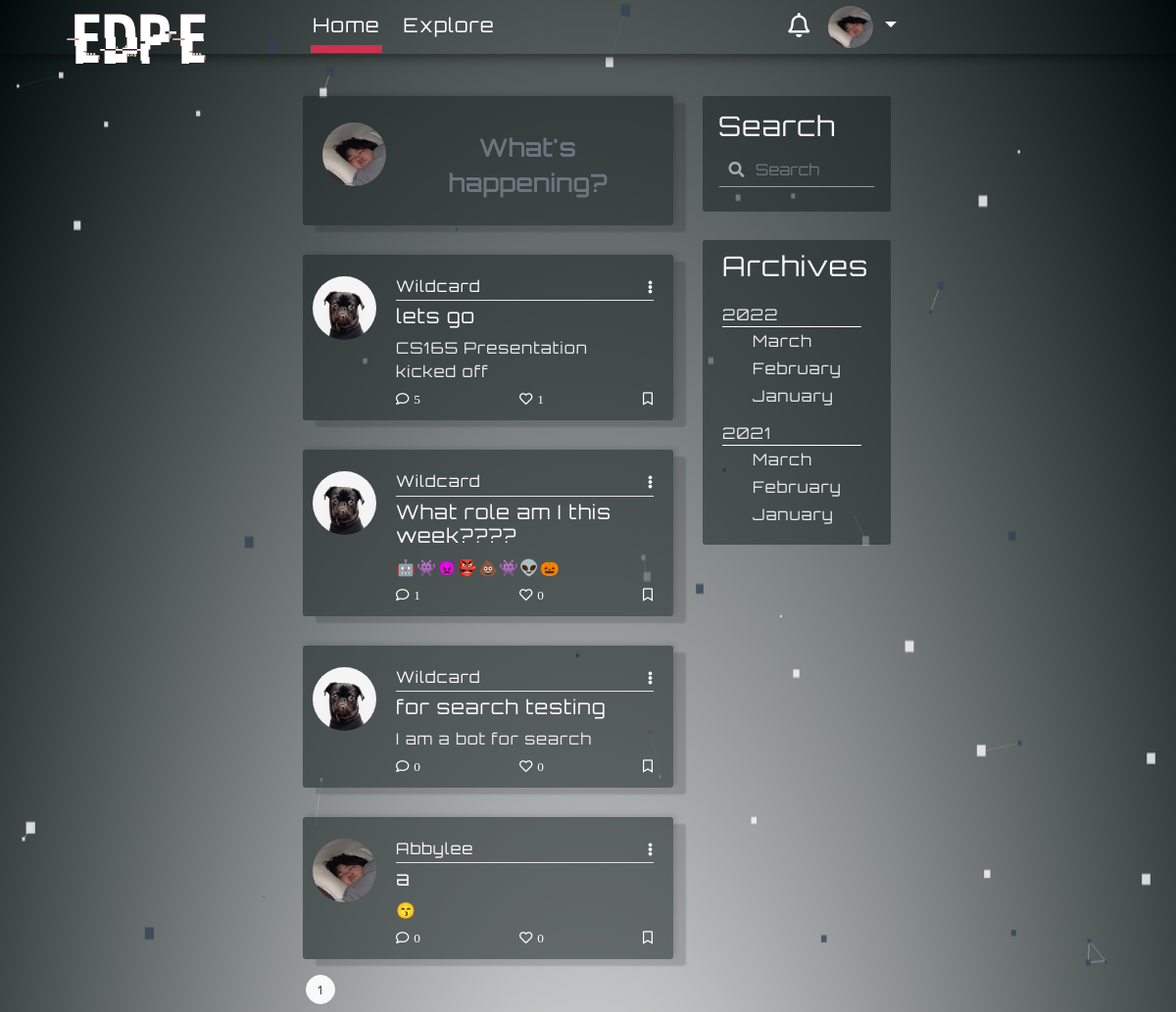
Page /home (signed in) on the committed database.
### myBlogApp/models.py (models this page shows, shortened)
class User(UserMixin, db.Model):
    id = db.Column(db.Integer, primary_key=True)
    username = db.Column(db.String(64), index=True, unique=True)
    email = db.Column(db.String(120), index=True, unique=True)
    image_file = db.Column(db.String(200), default='default.png')
    password_hash = db.Column(db.String(128))
    about_me = db.Column(db.String(140))
    last_seen = db.Column(db.DateTime, default=datetime.utcnow())
    posts = db.relationship('Post', backref='author', foreign_keys='Post.user_id', lazy=True)
    comments = db.relationship('Comment', backref='c_author', foreign_keys='Comment.author_id', lazy='dynamic')
    followed = db.relationship(
        'User', secondary=followers,
        primaryjoin=(followers.c.follower_id == id),
        secondaryjoin=(followers.c.followed_id == id),
        backref=db.backref('followers', lazy='dynamic'), lazy='dynamic')
    liked = db.relationship('Like_Post', foreign_keys='Like_Post.liked_user_id', backref='liked_author', lazy='dynamic')
    message_sent = db.relationship('Message', foreign_keys='Message.sender_id', backref='author', lazy='dynamic')
    message_received = db.relationship('Message', foreign_keys='Message.recipient_id', backref='recipient', lazy='dynamic')
    last_message_read_time = db.Column(db.DateTime)
    notifications = db.relationship('Notification', foreign_keys='Notification.notification_user_id',
                                    backref='notification_user', lazy='dynamic')
    def new_messages(self):
        last_read_time = self.last_message_read_time or datetime(1900, 1, 1)
        return Message.query.filter_by(recipient=self).filter(Message.timestamp > last_read_time).count()
    def has_liked_post(self, post):
        return Like_Post.query.filter(
            Like_Post.liked_user_id == self.id,
            Like_Post.liked_post_id == post.id).count() > 0
    def followed_posts(self):
        followed = Post.query.join(
            followers, (followers.c.followed_id == Post.user_id)).filter(
                followers.c.follower_id == self.id)
        own = Post.query.filter_by(user_id=self.id)
        return followed.union(own).order_by(Post.timestamp.desc())

class SearchableMixin(object):
    @classmethod
    def before_commit(cls, session):
        session._changes = {
            'add': list(session.new),
            'update': list(session.dirty),
            'delete': list(session.deleted)
        }
    @classmethod
    def after_commit(cls, session):
        for obj in session._changes['add']:
            if isinstance(obj, SearchableMixin):
                add_to_index(obj.__tablename__, obj)
        for obj in session._changes['update']:
            if isinstance(obj, SearchableMixin):
                add_to_index(obj.__tablename__, obj)
        for obj in session._changes['delete']:
            if isinstance(obj, SearchableMixin):
                remove_from_index(obj.__tablename__, obj)
        session._changes = None

class Post(SearchableMixin, db.Model):
    __searchable__ = ['body']
    id = db.Column(db.Integer, primary_key=True)
    title = db.Column(db.String(100))
    body = db.Column(db.String(140))
    post_picture = db.Column(db.String(200))
    timestamp = db.Column(db.DateTime, index=True, default=datetime.utcnow)
    user_id = db.Column(db.Integer, db.ForeignKey('user.id'))
    comment = db.relationship('Comment', backref='post', foreign_keys='Comment.post_id', lazy='dynamic')
    comment_num = db.Column(db.Integer, default=0)
    likes = db.relationship('Like_Post', backref='l_post', lazy='dynamic')

### myBlogApp/routes.py (the view)
@app.route('/home')
@login_required
def home():
    page = request.args.get('page', 1, type=int)
    posts = current_user.followed_posts().paginate(page=page, per_page=5)
    return render_template('home.html', title='Home', posts=posts)

### myBlogApp/form.py
class SearchForm(FlaskForm):
    q = StringField('Search', validators=[DataRequired()])
    def __init__(self, *args, **kwargs):
        if 'formdata' not in kwargs:
            kwargs['formdata'] = request.args
        if 'csrf_enabled' not in kwargs:
            kwargs['csrf_enabled'] = False
        super(SearchForm, self).__init__(*args, **kwargs)

### myBlogApp/models.py (called while the page is built)
@login.user_loader
def load_user(id):
    return User.query.get(int(id))

### myBlogApp/routes.py (called while the page is built)
@app.before_request
def before_request():
    if current_user.is_authenticated:
        current_user.last_seen = datetime.utcnow()
        db.session.commit()
        g.search_form = SearchForm()

### myBlogApp/templates/home.html (shortened to what this page needs)
{% extends 'base.html' %}
{% block content %}
    <article class="media content-section media content-section-margin-control">
        <div class="media">
            <img class="rounded-circle article-img" src="{{ url_for('static', filename = 'profile/' + current_user.image_file) }}">
          <div class="media-body media-body-margin-control" style="text-align:center">
              <a class="wocao new-post-link-anchor " data-toggle="modal" data-target="#newPostModal" href="{{ url_for('new_post')}}">What's happening?</a>
          </div>
        </div>
    </article>
    {% for post in posts.items %}
    <article class="media content-section border-width-control index-check home-index-check art-link" >
        <a class="mr-1"  href="{{ url_for('user_posts', username=post.author.username) }}">
            <img class="rounded-circle article-img" src="{{ url_for('static', filename = 'profile/' + post.author.image_file) }}">
        </a>
        <div class="media-body">
            <div class="article-metadata space-control">
                <a class="mr-2" style="font-weight: 500;" href="{{ url_for('user_posts', username=post.author.username) }}">{{ post.author.username }}</a>
                <div class="dropdown">
                     <a class="comment-color dropdown-toggle toggle-remove", id="navbarDropdownMenuLink2" data-toggle="dropdown" aria-haspopup="true" aria-expanded="false" href="#"><i class="fas fa-ellipsis-v immune-click add-padding"></i></a>
                </div>
            </div>
            <h5>{{ post.title }}</h5>
            <span class="article-content">{{ post.body }}</span>
            <div class="article-metadata pm-control check-index-for-like space-control">
            <a class="comment-color" id="addComments-home" data-toggle="modal" data-target="#layoutforcomment" rel="6"  href="{{ url_for('addComments', post_id= post.id) }}"><i class="far fa-comment i-margin-control immune-click">{{ post.comment_num }}</i></a>
            {% if current_user.has_liked_post(post)%}
                <a class="comment-color like-link-home hide-for-like " id="l_l" rel="{{ url_for('like', post_id = post.id) }}" href="javascript:"><i class="far fa-heart i-margin-control i-unlike immune-click">{{post.likes.count()}}</i></a>
                <a class="comment-color unlike-link-home" id="ul_l" rel="{{ url_for('unlike', post_id = post.id) }}" href="javascript:"><i class="fas fa-heart i-margin-control i-color-change i-like immune-click">{{post.likes.count()}}</i></a>
            {% else %}
                <a class="comment-color like-link-home " id="l_l" rel="{{ url_for('like', post_id = post.id) }}" href="javascript:"><i class="far fa-heart i-margin-control i-like immune-click">{{post.likes.count()}}</i></a>
            {% endif %}
            <a class="comment-color" href="#"><i class="far fa-bookmark immune-click"></i></a>
            </div>
        </div>
    </article>
    {% endfor %}
    {% for page_num in posts.iter_pages(left_edge=1, right_edge=1, left_current=1, right_current=2) %}
        {% if page_num %}
            {% if posts.page == page_num %}
                <a class="btn pagination-style pagination-active-style" href="{{ url_for('home', page= page_num) }}">{{ page_num }}</a>
            {% else %}
                <a class="btn pagination-style" href="{{ url_for('home', page= page_num) }}">{{ page_num }}</a>
            {% endif %}
        {% else %}
            ...
        {% endif %}
    {% endfor %}
{% endblock content %}

### myBlogApp/templates/navbar.html (shortened to what this page needs)
<nav class="navbar fixed-top navbar-expand-lg scrolling-navbar font-control">
    <div class="collapse navbar-collapse" id="navbarSupportedContent">
      <a class="navbar-brand nav-margin-control logo-style" href="{{ url_for('home') }}"><div class="logo-font glitch-effect" data-text="EDPE">EDPE</div> </a>
      <ul class="navbar-nav mr-auto">
        <li class="nav-item active">
          <a class=" hover-control link-control padding-control" id="homeLink" href={{ url_for("home")}}>Home</a>
        </li>
        <li class="nav-item">
          <a class=" hover-control link-control padding-control" id="exploreLink" href={{ url_for("explore")}}>Explore</a>
        </li>
      </ul>
      {% if current_user.is_anonymous %}
          <a class="btn btn-outline-white btn-outline login-button-margin-control js-anchor1"  data-toggle="modal" data-backdrop="false" data-target="#modalForLogin" href="{{ url_for('login')}}">login</a>
      {% else %}
        <a href='{{url_for('messages')}}' class="notification">
          <i class="far fa-bell bell-size"></i>
            {% set new_messages = current_user.new_messages() %}
        </a>
      {% endif %}
        <div>
        {% if current_user.is_anonymous %}
            <a class="btn btn-outline-white btn-outline signup-button-margin-control js-anchor2"  data-toggle="modal" data-target="#exampleModalCenter1"  data-backdrop="false" href="{{ url_for('register')}}">Sign Up</a>
        {% else %}
            <ul class="navbar-nav" id="nav">
                <li class="nav-item dropdown">
                    <a class="nav-link dropdown-toggle" href="#" id="navbarDropdownMenuLink1" role="button" data-toggle="dropdown" aria-haspopup="true" aria-expanded="false" >
                      {% if current_user.is_anonymous %}
                        <img alt="default avatar" class="rounded-circle avatar" src="{{  url_for('static', filename='profile/default.png' )}}">
                        {% else %}
                       <img alt="avatar" class="rounded-circle avatar" src="{{  url_for('static', filename='profile/' + current_user.image_file)}}">
                        {% endif %}
                    </a>
                </li>
             </ul>
        {% endif %}
        </div>
    </div>
</nav>

### myBlogApp/static/temp212.css (style rules this page uses)
:root { --input-padding-x: 1.5rem; --input-padding-y: 0.75rem; }
a { color: #f9f9f9; }
html { overflow: auto; height: 100%; }
a.new-post-link-anchor { color: #6c757d; text-decoration: none; font-size: 24px; font-weight: 600; }
.content-section-margin-control { padding: 25px 20px!important; margin-bottom: 30px!important; box-shadow: 13px 7px 2px 0 rgba(0, 0, 0, 0.14), -1px 0 1px -2px rgba(0, 0, 0, 0.2), 3px -2px 5px 0 rgba(0, 0, 0, 0.12); }
.media-body-margin-control { margin-top: 10px; }
.border-width-control { box-shadow: 13px 7px 2px 0 rgba(0, 0, 0, 0.14), -1px 0 1px -2px rgba(0, 0, 0, 0.2), 3px -2px 5px 0 rgba(0, 0, 0, 0.12); }
.form-control-change { background-image: linear-gradient(0deg, #fdca47 2px,rgba(0,150,136,0) 0),linear-gradient(0deg, #ffffff8c 1px,transparent 0); }
.form-control-change { background-repeat: no-repeat; background-position-x: center, 50%; background-position-y: bottom, calc(100% - 1px); background-size: 0 100%,100% 100%; border: 0; transition: background 0s ease-out; padding-left: 0; padding-right: 0; }
.form-control { color: #FFFFFF8c; }
.logo-font { font-family: hackedregular, sans-serif; font-size: 6vw; }
.glitch-effect::before,.glitch-effect::after { content: attr(data-text); position: absolute; top: 0; left: 0; width: 100%; height: 100%; z-index: -1; }
.glitch-effect::before { color: #333333; animation: glitch-effect 3s infinite; }
.glitch-effect::after { color: #b96760; animation: glitch-effect 2s infinite; }

### myBlogApp/static/nav84.css (style rules this page uses)
.navbar { background: transparent; box-shadow: 0 2px 11px 1px rgba(0,0,0,0.5); padding: 6px 20px; }
.link-control { position: relative; text-decoration: none }
.padding-control { bottom: 2px; padding-bottom: 8px; padding-right: 2px; padding-left: 2px; margin-right: 20px; color: #fff; }
.page-on { border: 0 solid #ce324c ; border-bottom-width: 8px; }
.link-control:before { content: ""; position: absolute; width: 100%; height: 8px; bottom: -8px; left: 0; background-color: #ce324c ; visibility: hidden; -webkit-transform: scaleX(0); transform: scaleX(0); -webkit-transition: all 0.3s ease-in-out 0s; transition: all 0.3s ease-in-out 0s; }
.font-control { font-size: 20px; }
.nav-link { color: white; padding-top: 0; padding-bottom: 0; }
.navbar-brand { color: white; }
.avatar { height: 43px; width: 46px; }
.nav-margin-control { font-size: 25px!important; margin: 0 1rem auto 0; padding-top: 0!important; }
@media (min-width: 992px) { .navbar-expand-lg .navbar-collapse { margin: 0 auto; max-width: 53%; padding-left: 20px; } }
.bottom-margin-changes { margin-bottom: 10px!important; }
.toggle-remove:after { content: none!important; }
.logo-style { position: absolute; z-index: 10000; left: 6%; top: -20%; }
.notification { color: white; text-decoration: none; padding: 0 10px; position: relative; display: inline-block; border-radius: 2px; }
.bell-size { font-size: 25px; }

### myBlogApp/static/search3.css (style rules this page uses)
.has-search .form-control { padding-left: 2.375rem; padding-right:10px; background-color: transparent; }

### rows in the picture
User: image_file (picture)
Post: image_file (picture), author.username "Wildcard", title "lets go", body "CS165 Presentation kicked off", comment_num "5", likes.count "1"
Post: image_file (picture), author.username "Wildcard", title "What role am I this week????", body "🤖👾👿👺💩👾👽🎃", comment_num "1", likes.count "0"
Post: image_file (picture), author.username "Wildcard", title "for search testing", body "I am a bot for search", comment_num "0", likes.count "0"
Post: image_file (picture), author.username "Abbylee", title "a", body "😙", comment_num "0", likes.count "0"

### other values in the picture
{{ page_num }} "1"
